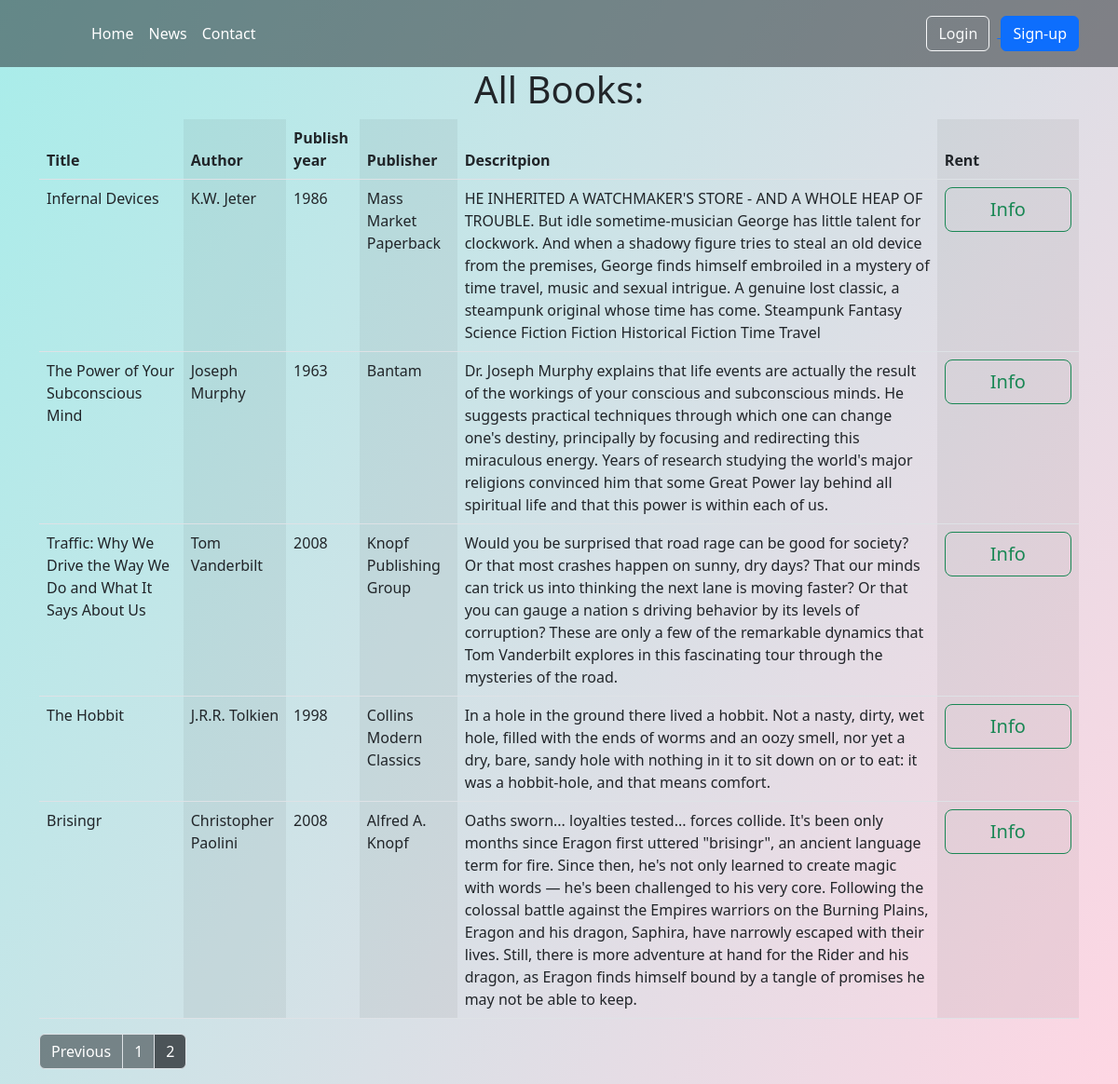
Page /books/?page=2 on the committed database.
### base/models.py (models this page shows, shortened)
class Book(models.Model):
    title = models.CharField(max_length=100)
    author = models.CharField(max_length=100)
    publish_year = models.CharField(max_length=30)
    publisher = models.CharField(max_length=100)
    descritpion = models.CharField(max_length=600)
    free = models.BooleanField(null=True, default='True')
    cover = models.ImageField(blank=True, null=True)

### base/views.py (the view)
# urls.py: path('books/', views.books, name='books'),
def books(request):
    book = Book.objects.all()
    paginator = Paginator(book, 5)
    page_number = request.GET.get('page')
    page_obj = paginator.get_page(page_number)
    page_obj.adjusted_elided_pages = paginator.get_elided_page_range(
        page_number)
    return render(request, 'base/book.html', {'page_obj': page_obj})

### base/templates/base/book.html (shortened to what this page needs)
{%extends 'base.html'%}
{% block content %}
<div class="container">
  <div class="d-flex align-items-center justify-content-center ">
    <h1>All Books:</h1>
  </div>
  <table class="table table-striped-columns">
    <thead>
      <tr>
        <th scope="col">Title</th>
        <th scope="col">Author</th>
        <th scope="col">Publish year</th>
        <th scope="col">Publisher</th>
        <th scope="col">Descritpion</th>
        <th scope="col">Rent</th>
      </tr>
    </thead>
    <tbody>
      {% for book in page_obj %}
      <tr>
        <td>{{book.title}}</td>
        <td>{{book.author}}</td>
        <td>{{book.publish_year}}</td>
        <td>{{book.publisher}}</td>
        <td>{{book.descritpion}}</td>
        <td><a href="{% url 'book-info' book.id %}"><button class="btn btn-outline-success btn-lg px-5" type="submit"
              name="rent">Info</button></a></td>
      </tr>
      {% endfor %}
    </tbody>
  </table>
  <nav aria-label="navigation">
    <ul class="pagination">
      {% if page_obj.has_previous %}
      <li class="page-item"><a class="page-link text-bg-dark bg-opacity-50"
          href="?page={{ page_obj.previous_page_number }}">Previous</a></li>
      {% endif %}
      {% for page_number in page_obj.adjusted_elided_pages %}
      {% if page_number == page_obj.paginator.ELLIPSIS %}
      <li class="page-item  text-bg-dark bg-opacity-50" aria-current="page">
        {{page_number}}
      </li>
      {% else %}
      <li class="page-item" aria-current="page">
        <a href="?page={{page_number}}"
          class="page-link {% if page_number == page_obj.number %} text-bg-dark bg-opacity-75  {% else %}  text-bg-dark bg-opacity-50  {% endif %}  ">
          {{page_number}}
        </a>
      </li>
      {% endif %}
      {% endfor %}
    </ul>
  </nav>
</div>
{% endblock content %}

### rows in the picture
Book: title "Infernal Devices", author "K.W. Jeter", publish_year "1986", publisher "Mass Market Paperback", descritpion "HE INHERITED A WATCHMAKER'S STORE - AND A WHOLE HEAP OF TROUBLE. But idle sometime-musician George has little talent for clockwork. And when a shadowy figure tries to steal an old device from the premises, George finds himself embroiled in a mystery of time travel, music and sexual intrigue. A genuine lost classic, a steampunk original whose time has come. Steampunk Fantasy Science Fiction Fiction Historical Fiction Time Travel"
Book: title "The Power of Your Subconscious Mind", author "Joseph Murphy", publish_year "1963", publisher "Bantam", descritpion "Dr. Joseph Murphy explains that life events are actually the result of the workings of your conscious and subconscious minds. He suggests practical techniques through which one can change one's destiny, principally by focusing and redirecting this miraculous energy. Years of research studying the world's major religions convinced him that some Great Power lay behind all spiritual life and that this power is within each of us."
Book: title "Traffic: Why We Drive the Way We Do and What It Says About Us", author "Tom Vanderbilt", publish_year "2008", publisher "Knopf Publishing Group", descritpion "Would you be surprised that road rage can be good for society? Or that most crashes happen on sunny, dry days? That our minds can trick us into thinking the next lane is moving faster? Or that you can gauge a nation s driving behavior by its levels of corruption? These are only a few of the remarkable dynamics that Tom Vanderbilt explores in this fascinating tour through the mysteries of the road."
Book: title "The Hobbit", author "J.R.R. Tolkien", publish_year "1998", publisher "Collins Modern Classics", descritpion "In a hole in the ground there lived a hobbit. Not a nasty, dirty, wet hole, filled with the ends of worms and an oozy smell, nor yet a dry, bare, sandy hole with nothing in it to sit down on or to eat: it was a hobbit-hole, and that means comfort."
Book: title "Brisingr", author "Christopher Paolini", publish_year "2008", publisher "Alfred A. Knopf", descritpion "Oaths sworn... loyalties tested... forces collide. It's been only months since Eragon first uttered \"brisingr\", an ancient language term for fire. Since then, he's not only learned to create magic with words — he's been challenged to his very core. Following the colossal battle against the Empires warriors on the Burning Plains, Eragon and his dragon, Saphira, have narrowly escaped with their lives. Still, there is more adventure at hand for the Rider and his dragon, as Eragon finds himself bound by a tangle of promises he may not be able to keep."

### other values in the picture
{{ page_number }} "1" "2"
